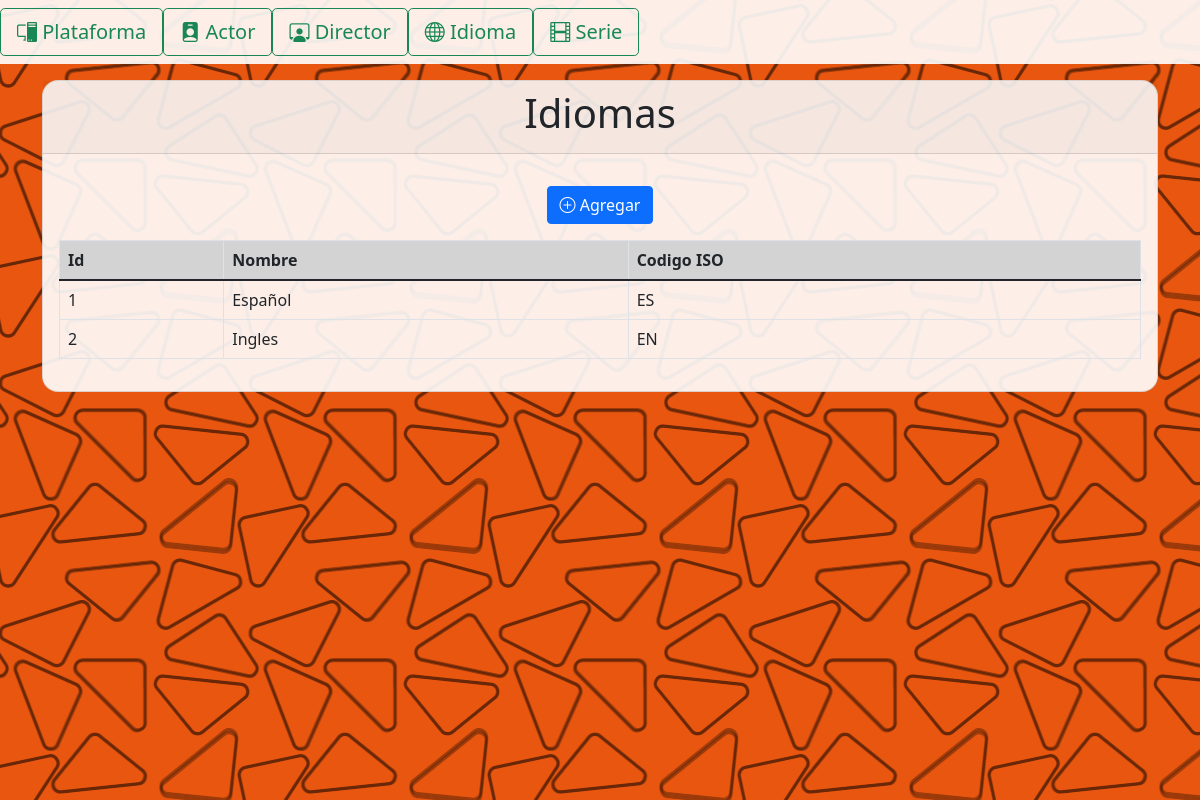
Page /Views/Idioma/Idioma.php on the committed database.
### tables this page shows
CREATE TABLE `idioma` (
  `id` int(11) NOT NULL AUTO_INCREMENT,
  `nombre` varchar(64) DEFAULT NULL,
  `codigoISO` varchar(64) DEFAULT NULL,
  PRIMARY KEY (`id`)
);

### Views/Idioma/Componentes/Tabla.php (the view)
<table class="table table-bordered">
  <thead class="thead-light">
    <tr>
      <th scope="col">Id</th>
      <th scope="col">Nombre</th>
      <th scope="col">Codigo ISO</th>
    </tr>
  </thead>
  <tbody>
    <?php
      $query = "SELECT * FROM Idioma";
      $results = mysqli_query($conexion, $query);
      while($row = mysqli_fetch_array($results)){ ?>
        <tr>
          <td><?php echo $row['id']; ?></td>
          <td><?php echo $row['nombre']; ?></td>
          <td><?php echo $row['codigoISO']; ?></td>
        </tr>
      <?php } ?>
  </tbody>
</table>

### Styles/styles.css (style rules this page uses)
.thead-light { background-color: lightgray; }
table.table { max-height: 60vh; overflow-y: auto; }

### rows in the picture
idioma: id "1", nombre "Español", codigoISO "ES"
idioma: id "2", nombre "Ingles", codigoISO "EN"
